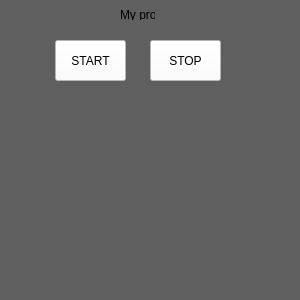
<?xml version="1.0" encoding="UTF-8"?>
<ui version="4.0">
 <class>MainWindow</class>
 <widget class="QMainWindow" name="MainWindow">
  <property name="geometry">
   <rect>
    <x>0</x>
    <y>0</y>
    <width>300</width>
    <height>300</height>
   </rect>
  </property>
  <property name="windowTitle">
   <string>Iterator</string>
  </property>
  <property name="styleSheet">
   <string notr="true">background-color: rgb(95, 95, 95);</string>
  </property>
  <widget class="QWidget" name="centralwidget">
   <widget class="QPushButton" name="btnStart">
    <property name="geometry">
     <rect>
      <x>55</x>
      <y>40</y>
      <width>71</width>
      <height>41</height>
     </rect>
    </property>
    <property name="styleSheet">
     <string notr="true">background-color: rgb(255, 255, 255);</string>
    </property>
    <property name="text">
     <string>START</string>
    </property>
   </widget>
   <widget class="QPushButton" name="btnStop">
    <property name="geometry">
     <rect>
      <x>150</x>
      <y>40</y>
      <width>71</width>
      <height>41</height>
     </rect>
    </property>
    <property name="styleSheet">
     <string notr="true">background-color: rgb(255, 255, 255);</string>
    </property>
    <property name="text">
     <string>STOP</string>
    </property>
   </widget>
   <widget class="QLabel" name="label">
    <property name="geometry">
     <rect>
      <x>120</x>
      <y>10</y>
      <width>35</width>
      <height>10</height>
     </rect>
    </property>
    <property name="text">
     <string>My prog</string>
    </property>
   </widget>
  </widget>
  <widget class="QMenuBar" name="menubar">
   <property name="geometry">
    <rect>
     <x>0</x>
     <y>0</y>
     <width>300</width>
     <height>18</height>
    </rect>
   </property>
  </widget>
  <widget class="QStatusBar" name="statusbar"/>
 </widget>
 <resources/>
 <connections/>
</ui>
